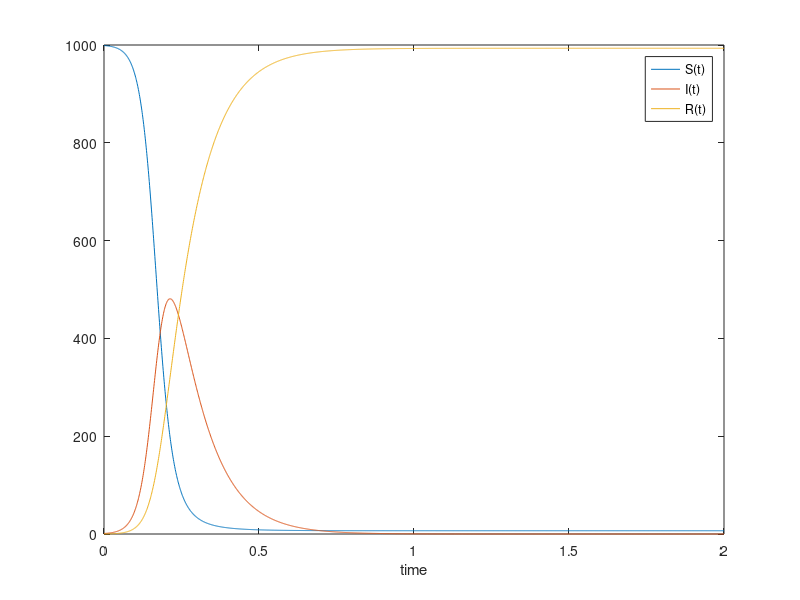
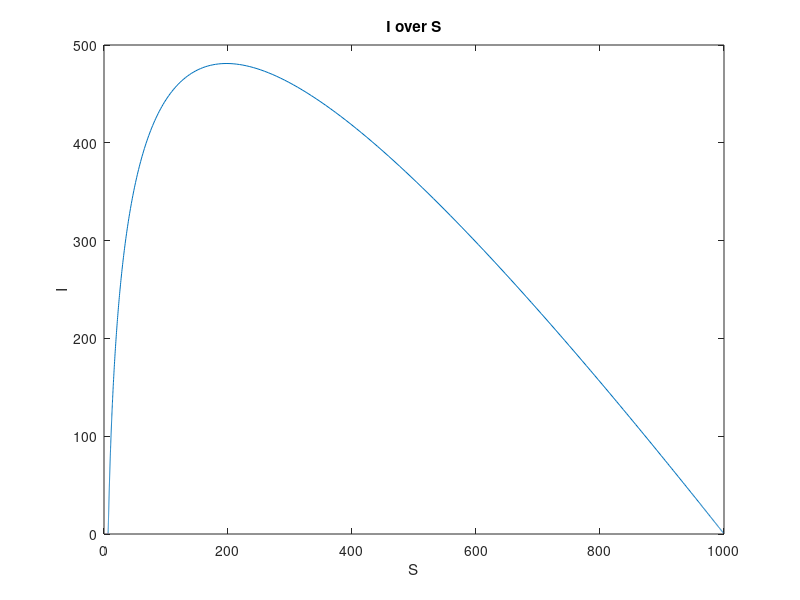

Here is the MATLAB script that generated these plots, in order:
function epidemiologySIROrig(alpha, beta, N, mu, p)
% a1 - a6 are factors for the limit cycles

    if nargin==0
        alpha = 50;
        beta  = 10;
        N     = 1000;
        % long term parameters
        mu    = 0.0005; % death rate
        p     = 0.6;    % immunization rate
    end
    
    tStep = 0.001;
    tMax  = 2;
    
    i = 1;
    r = 0;
    s = N - i - r;
    
    sProgress = zeros(tMax/tStep+1,1);
    iProgress = zeros(tMax/tStep+1,1);
    rProgress = zeros(tMax/tStep+1,1);
    j = 1;
    
    for t=0:tStep:tMax
        
        % no demographic observation
        s_ = -alpha * s * i / N;
        i_ =  alpha * s * i / N - beta * i;
        r_ =                      beta * i;
        
        % demographic observation
        %                                      deaths      immunization
        %s_ = -alpha * s * i / N             - (mu * s) + (mu * N * (1-p));
        %i_ =  alpha * s * i / N - beta * i  - (mu * i);
        %r_ =                      beta * i  - (mu * r) + (mu * N * p);
        
        s = s + s_ * tStep;
        i = i + i_ * tStep;
        r = r + r_ * tStep;
        
        iProgress(j) = i;
        sProgress(j) = s;
        rProgress(j) = r;
        j = j+1;
        
    end
    
    figure;
    title ('S, I , R');
    plot(0:tStep:tMax, [sProgress, iProgress, rProgress]);
    xlabel('time')
    legend('S(t)', 'I(t)', 'R(t)');
    
    % plot x=S, y=I
    figure;
    plot(sProgress, iProgress);
    title('I over S');
    xlabel('S');
    ylabel('I');

end

